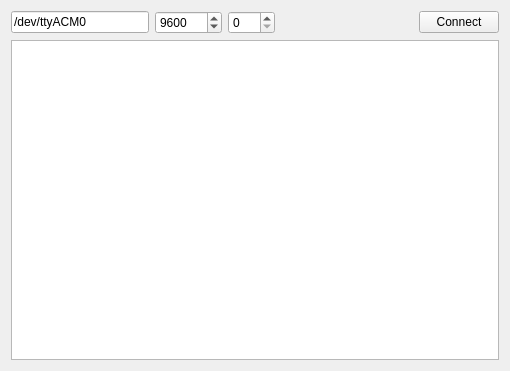
<?xml version="1.0" encoding="UTF-8"?>
<ui version="4.0">
 <class>MainWindow</class>
 <widget class="QMainWindow" name="MainWindow">
  <property name="geometry">
   <rect>
    <x>0</x>
    <y>0</y>
    <width>510</width>
    <height>371</height>
   </rect>
  </property>
  <property name="windowTitle">
   <string>MainWindow</string>
  </property>
  <widget class="QWidget" name="centralWidget">
   <layout class="QVBoxLayout" name="verticalLayout">
    <item>
     <layout class="QHBoxLayout" name="horizontalLayout">
      <item>
       <widget class="QLineEdit" name="portEdit">
        <property name="text">
         <string>/dev/ttyACM0</string>
        </property>
       </widget>
      </item>
      <item>
       <widget class="QSpinBox" name="baudSpin">
        <property name="maximum">
         <number>1000000</number>
        </property>
        <property name="value">
         <number>9600</number>
        </property>
       </widget>
      </item>
      <item>
       <widget class="QSpinBox" name="spinTransmitter">
        <property name="maximum">
         <number>255</number>
        </property>
       </widget>
      </item>
      <item>
       <spacer name="horizontalSpacer">
        <property name="orientation">
         <enum>Qt::Horizontal</enum>
        </property>
        <property name="sizeHint" stdset="0">
         <size>
          <width>40</width>
          <height>20</height>
         </size>
        </property>
       </spacer>
      </item>
      <item>
       <widget class="QPushButton" name="connectButton">
        <property name="text">
         <string>Connect</string>
        </property>
       </widget>
      </item>
     </layout>
    </item>
    <item>
     <widget class="QTextBrowser" name="channelBrowser"/>
    </item>
   </layout>
  </widget>
 </widget>
 <layoutdefault spacing="6" margin="11"/>
 <resources/>
 <connections/>
</ui>
